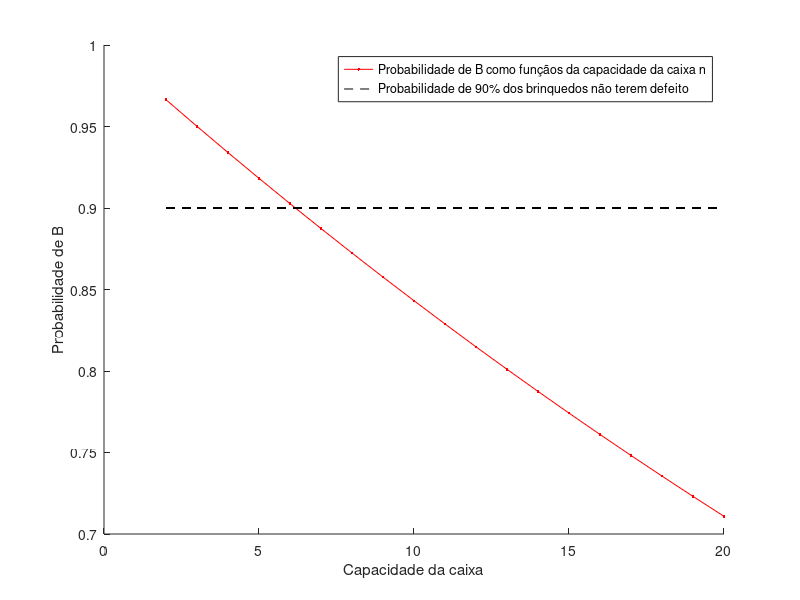

Recreate this plot in MATLAB.
%% 2.3 Secção para avaliação
% Considere uma empresa fabricante de brinquedos que produz um determinado brinquedo. 
% O brinquedo é composto por dois componentes (1 e 2) que são produzidos separadamente 
% e posteriormente montados. No final, os brinquedos são embalados para comercialização 
% em caixas com n brinquedos cada. O processo de fabrico do Componente 1 produz 
% p1 = 0, 2% de componentes com defeito. O processo de fabrico do Componente 2 
% produz p2 = 0, 5% de componentes com defeito. Um brinquedo está com defeito 
% se pelo menos um de seus componentes estiver com defeito. O processo de montagem 
% produz pa = 1% de brinquedos com defeito (mesmo quando nenhum dos 2 componentes 
% esta com defeito).
% 1. (Peso de avaliação = 20 %) Considere o evento ”A - uma caixa de brinquedos tem pelo menos 1 brinquedo com defeito”.
% (a) Estime por simulação a probabilidade do evento A quando n = 8 brinquedos. 

N=1e5;                                                  % numero de experiencias
n = 8;                                                  % numero de brinquedos por caixa
experiencias = rand(n,N);                               % fabrico de peças p1
p1  = experiencias < 0.002;                             % peças p1 com defeito
experiencias = rand(n,N);                               % fabrico de peças p2
p2  = experiencias < 0.005;                             % peças p2 com defeito
experiencias = rand(n,N);                               % processo de montagem pa
pa  = experiencias < 0.01;                              % defeitos na montagem pa com defeito
ndefeitos = p1 + p2 + pa;                               % numero de defeitos por brinquedo
defeitos = ndefeitos > 0;                               % brinquedos com defeito
nbrinquedos = sum(defeitos);                            % numero de brinquedos com defeito
caixas = nbrinquedos >=1;                               % soma das caixas com pelo menos um brinquedo com defeito
probA= sum(caixas)/N                                    %calculo da probabilidade do acontecimento A
% (b) Estime por simulação do numero médio de brinquedos defeituosos apenas devido ao processo de montagem quando ocorre o evento A.

medias = 0;                                             % definir média para somar médias e veer valor médio das experiencias
counter = 0;                                            % definir counter para contar caixas com pelo menos 1 defeito
N=1e5;                                                  % numero de experiencias
n = 8;                                                  % numero de brinquedos por caixa
experiencias = rand(n,N);                               % fabrico de peças p1
p1  = experiencias < 0.002;                             % peças p1 com defeito
experiencias = rand(n,N);                               % fabrico de peças p2
p2  = experiencias < 0.005;                             % peças p2 com defeito
experiencias = rand(n,N);                               % processo de montagem pa
pa  = experiencias < 0.01;                              % defeitos na montagem pa com defeito
ndefeitos = p1 + p2 + pa;                               % numero de defeitos por brinquedo
defeitos = ndefeitos > 0;                               % brinquedos com defeito  
todosdef = sum(defeitos);                               % soma de todos os brinquedos defeitoosos por caixa 
mdefeitos = (p1+p2)>0;                                  % calculo de defeitos provocados por peças 
mdefeitos = (mdefeitos ~= pa) & pa;                     % calculo de defeitos provocados só por montagem
nmdefeitos = sum(mdefeitos);                            % numero de brinquedos com o defeito só de montagem
for d = 1:N                                             % for para iteração das matrizes
    if(todosdef(d) ~=0)                                 % verificação se existe pelo menos 1 brinquedo com defeito por caixa
        medias= medias + nmdefeitos(d)/todosdef(d);     % soma das médias de brinquedos defeitoosos devido a montagem em comparação aos defeitos totais por caixa
        counter = counter + 1;                          % contador de casos com pelo menos um defeito por caixa
    end                                                 % 
end                                                     %
result = medias/counter                                 % média final das médias obtidas
% 2. (Evaluation weight = 30%) Consider the event “B – a box of toys has no defective toys”.
% (a) Estimate by simulation the probability of event B when n = 8 toys. 

N=1e5;                                                  % numero de experiencias
n = 8;                                                  % numero de brinquedos por caixa
experiencias = rand(n,N);                               % fabrico de peças p1
p1  = experiencias < 0.002;                             % peças p1 com defeito
experiencias = rand(n,N);                               % fabrico de peças p2
p2  = experiencias < 0.005;                             % peças p2 com defeito
experiencias = rand(n,N);                               % processo de montagem pa
pa  = experiencias < 0.01;                              % defeitos na montagem pa com defeito
ndefeitos = p1 + p2 + pa;                               % numero de defeitos por brinquedo
defeitos = ndefeitos > 0;                               % brinquedos com defeito
nbrinquedos = sum(defeitos);                            % numero de brinquedos com defeito
caixas = nbrinquedos ==0;                               % soma das caixas com nenhum brinquedo com nenhum defeito
probB= sum(caixas)/N                                    % calculo da probabilidade do acontecimento B
% Check the consistency of this result with the one obtained in question 1(a).

vrfy = probB + probA                                    % verificação se os valores da probA e probB são compativeis
% (b) Determine the theoretical value of the probability of event B and compare it with the value estimated by simulation in question 2(a). 

X = 8;                                                  % (numero de sucessos em n experiências) numero de vezes que um acontecimento A ocorre em
n = 8;                                                  % n experiências de Bernoulli
k = X;                                                  % Pr(X=k)
p1 = 0.002;                                             % probabilidade das peças p1 terem defeito
p2 = 0.005;                                             % probabilidade das peças p2 terem defeito
pa = 0.01;                                              % probabilidade da montagem ter defeito
p = ((1-p1)*(1-p2)*(1-pa));                             % probabilidade do brinquedo não ter defeito, devido a ser sem defeito quer-se-á a probabilidade ~p1 e ~p2 e ~pa, sendo estes acontecimentos independentes tem-se então k a probabilidade destes acontecimentos acontecerem é igual à multiplicação destes 
probtheo = nchoosek(n,k)*p^k*(1-p)^(n-k)                % probabilidade teórica = nchoosek(n,k)*p^k*(1-p)^(n-k) em que nchoosek(n,k)= n!/(n-k)!/k!
% What do you conclude?

probB   
probtheo
%% 
% Pode-se concluir assim que as probabilidades obtidas por simulação e teoricamente 
% são bastante próximas
% (c) Make the necessary simulations to draw a plot graph of the probability of event B as a function of the box capacity n. Consider all values of n from 2 to 20. 

y = (2:20);                                                 % probabilidade do acontecimento B em função da capacidade da caixa
for k =  2:20                                               % (numero de sucessos em n experiências) numero de vezes que um acontecimento A ocorre em n experiências de Bernoulli de 2 a 20
    n =  k;                                                 % n experiências de Bernoulli
    p1 = 0.002;                                             % probabilidade das peças p1 terem defeito
    p2 = 0.005;                                             % probabilidade das peças p2 terem defeito
    pa = 0.01;                                              % probabilidade da montagem ter defeito
    p = ((1-p1)*(1-p2)*(1-pa));                             % probabilidade do brinquedo não ter defeito, devido a ser sem defeito quer-se-á a probabilidade ~p1 e ~p2 e ~pa, sendo estes acontecimentos independentes tem-se então k a probabilidade destes acontecimentos acontecerem é igual à multiplicação destes 
    y(k-1) = nchoosek(n,k)*p^k*(1-p)^(n-k);                 % y = probabilidade teórica = nchoosek(n,k)*p^k*(1-p)^(n-k) em que nchoosek(n,k)= n!/(n-k)!/k!
end
hold on;
plot(2:20,y,"r.-");
plot(2:20,ones(19)*0.9,"k--");
xlabel ("Capacidade da caixa");
ylabel ("Probabilidade de B");
legend ("Probabilidade de B como funçãos da capacidade da caixa n","Probabilidade de 90% dos brinquedos não terem defeito");
hold off;
% Describe and justify the obtained results.
% 
% (d) Analysing the plot drawn in the previous question 2(c), what must be the maximum box capacity if the company wants to guarantee that the probability of each box having no defective toys is at least 90%? 
% Em (6,0.9);